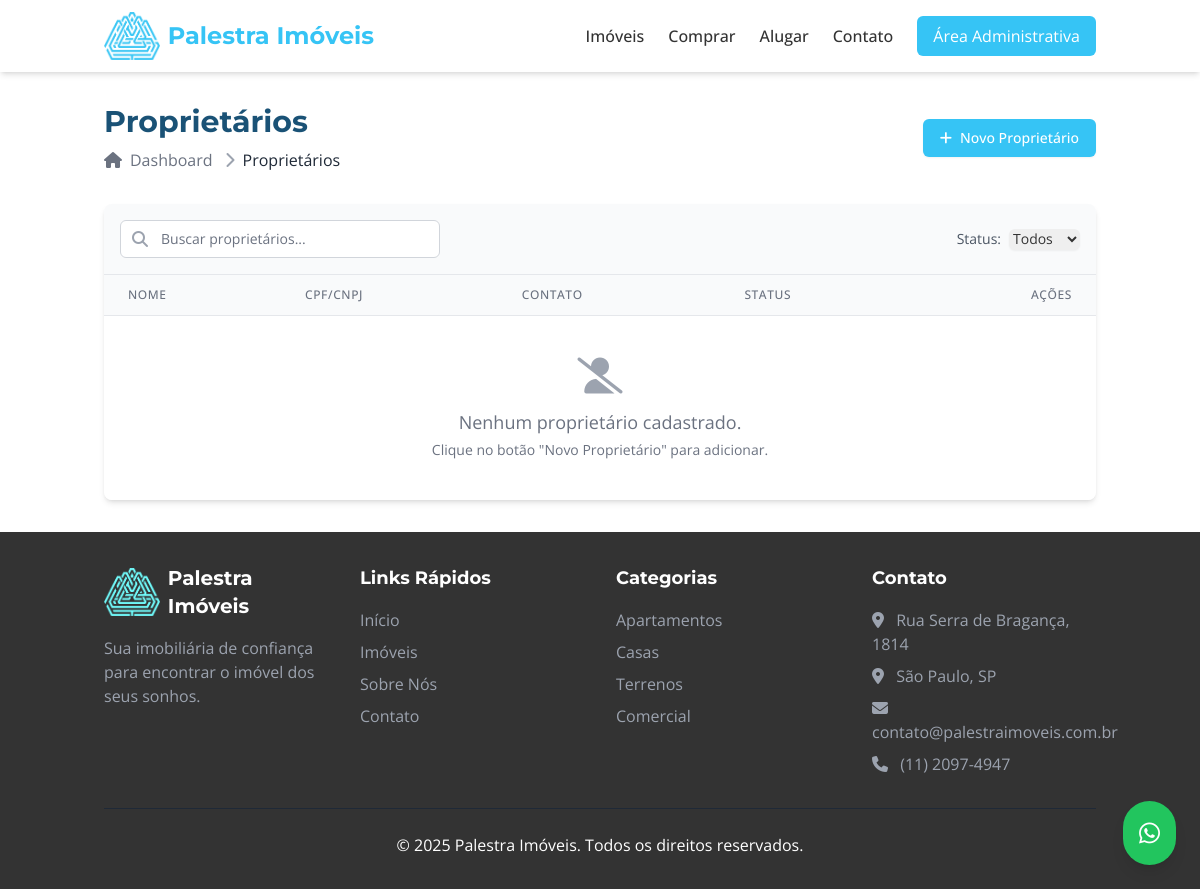
The page /proprietarios/ on the database as committed earlier.
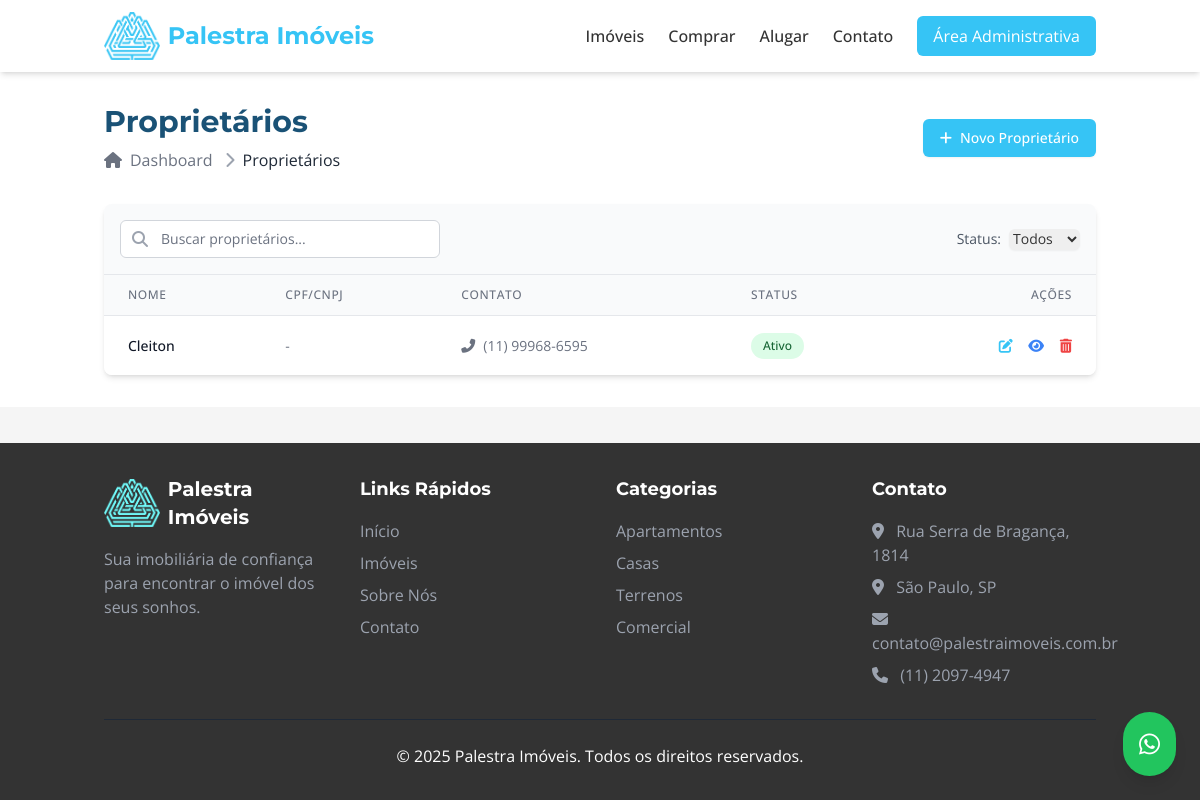
The same page on the database as committed later.
### Imob/models.py (models this page shows, shortened)
class Proprietario(models.Model):
    nome = models.CharField(max_length=200)
    telefone = models.CharField(max_length=20, blank=True, null=True)
    email = models.EmailField(blank=True, null=True)
    documento = models.CharField(max_length=20, blank=True, null=True)
    observacoes = models.TextField(blank=True, null=True)
    data_cadastro = models.DateTimeField(auto_now_add=True)
    ativo = models.BooleanField(default=True)
    class Meta:
        verbose_name = 'Proprietário'
        verbose_name_plural = 'Proprietários'

### Imob/views.py (the view)
# urls.py: path('proprietarios/', views.listar_proprietarios, name='listar_proprietarios'),
def listar_proprietarios(request):
    proprietarios_list = Proprietario.objects.all().order_by('nome')
    paginator = Paginator(proprietarios_list, 10)  # 10 proprietários por página
    page = request.GET.get('page')
    proprietarios = paginator.get_page(page)
    return render(request, 'prop/lista_prop.html', {'proprietarios': proprietarios})

### Imob/templates/prop/lista_prop.html (shortened to what the changed rows need)
{% extends 'base.html' %}
{% load static %}
{% block content %}
<div class="bg-white py-8">
    <div class="container mx-auto px-4">
        <div class="flex justify-between items-center mb-8">
            <div>
                <h1 class="text-3xl font-bold font-heading text-primary-dark mb-2">Proprietários</h1>
            </div>
        </div>
        <div class="bg-white rounded-lg shadow-md overflow-hidden">
            <div class="overflow-x-auto">
                <table class="min-w-full divide-y divide-gray-200">
                    <thead class="bg-gray-50">
                        <tr>
                            <th scope="col" class="px-6 py-3 text-left text-xs font-medium text-gray-500 uppercase tracking-wider">Nome</th>
                            <th scope="col" class="px-6 py-3 text-left text-xs font-medium text-gray-500 uppercase tracking-wider">CPF/CNPJ</th>
                            <th scope="col" class="px-6 py-3 text-left text-xs font-medium text-gray-500 uppercase tracking-wider">Contato</th>
                            <th scope="col" class="px-6 py-3 text-left text-xs font-medium text-gray-500 uppercase tracking-wider">Status</th>
                            <th scope="col" class="px-6 py-3 text-right text-xs font-medium text-gray-500 uppercase tracking-wider">Ações</th>
                        </tr>
                    </thead>
                    <tbody class="bg-white divide-y divide-gray-200">
                        {% for proprietario in proprietarios %}
                        <tr class="hover:bg-gray-50">
                            <td class="px-6 py-4 whitespace-nowrap">
                                <div class="text-sm font-medium text-gray-900">{{ proprietario.nome }}</div>
                            </td>
                            <td class="px-6 py-4 whitespace-nowrap">
                                <div class="text-sm text-gray-500">{{ proprietario.documento|default:"-" }}</div>
                            </td>
                            <td class="px-6 py-4 whitespace-nowrap">
                                <div class="text-sm text-gray-500">
                                    {% if proprietario.telefone %}
                                        <div><i class="fas fa-phone-alt mr-2"></i>{{ proprietario.telefone }}</div>
                                    {% endif %}
                                </div>
                            </td>
                            <td class="px-6 py-4 whitespace-nowrap">
                                {% if proprietario.ativo %}
                                    <span class="status-badge status-active">Ativo</span>
                                {% else %}
                                    <span class="status-badge status-inactive">Inativo</span>
                                {% endif %}
                            </td>
                            <td class="px-6 py-4 whitespace-nowrap text-right text-sm font-medium">
                                <a href="{% url 'editar_proprietario' proprietario.id %}" class="text-primary hover:text-primary-dark mr-3">
                                    <i class="fas fa-edit"></i>
                                </a>
                                <a href="{% url 'visualizar_proprietario' proprietario.id %}" class="text-blue-500 hover:text-blue-700 mr-3">
                                    <i class="fas fa-eye"></i>
                                </a>
                                <a href="#" class="text-red-500 hover:text-red-700" onclick="confirmarExclusao({{ proprietario.id }})">
                                    <i class="fas fa-trash-alt"></i>
                                </a>
                            </td>
                        </tr>
                        {% empty %}
                        <tr>
                            <td colspan="5" class="px-6 py-10 text-center text-gray-500">
                                <div class="flex flex-col items-center justify-center">
                                    <i class="fas fa-user-slash text-4xl mb-3 text-gray-400"></i>
                                    <p class="text-lg">Nenhum proprietário cadastrado.</p>
                                    <p class="text-sm mt-1">Clique no botão "Novo Proprietário" para adicionar.</p>
                                </div>
                            </td>
                        </tr>
                        {% endfor %}
                    </tbody>
                </table>
            </div>
        </div>
    </div>
</div>
{% endblock %}

Rows that differ between the two databases and show on the page:
added Proprietario: nome "Cleiton", documento "-", telefone "(11) 99968-6595", ativo "Ativo"
Other text that changed with them:
text no longer shown: "Nenhum proprietário cadastrado. Clique no botão \"Novo Proprietário\" para adicionar."
